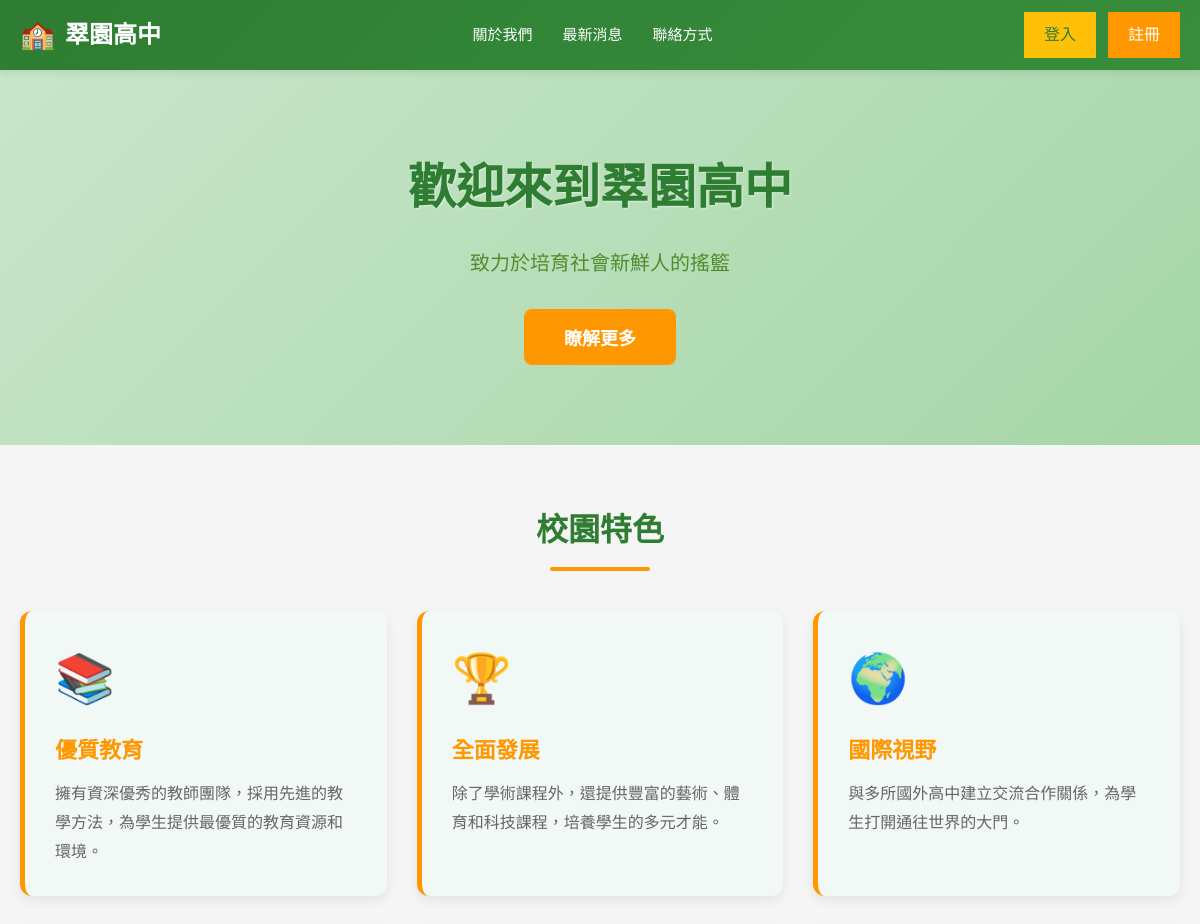
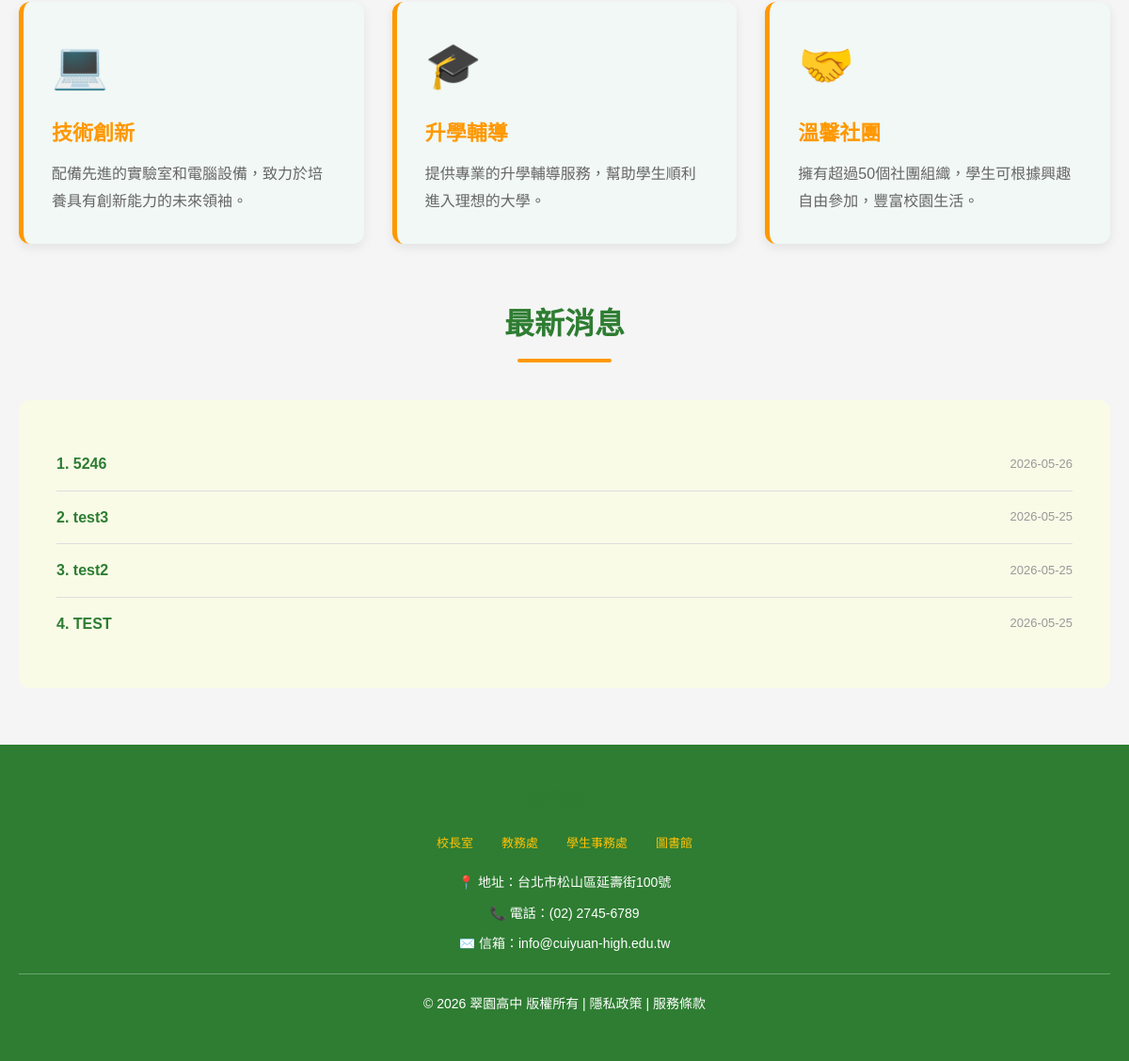
The page /school/index.php on the database its author committed (2 pictures, top to bottom).
### tables this page shows
CREATE TABLE `news` (
  `id` int(10) UNSIGNED NOT NULL,
  `subject` text NOT NULL,
  `content` text NOT NULL,
  `author` text NOT NULL,
  `department` text NOT NULL COMMENT '發布單位',
  `created_at` timestamp NOT NULL DEFAULT current_timestamp()
);

### school/front/main.php (the view, shortened to what this page needs)
<section class="hero-section">
    <div class="hero-content">
        <h1>歡迎來到翠園高中</h1>
        <p>致力於培育社會新鮮人的搖籃</p>
        <button class="hero-button">瞭解更多</button>
    </div>
</section>
<div class="main-content">
    <section id="about">
        <h2 class="section-title">校園特色</h2>
        <div class="cards-container">
            <div class="card">
                <div class="card-icon">📚</div>
                <h3>優質教育</h3>
                <p>擁有資深優秀的教師團隊，採用先進的教學方法，為學生提供最優質的教育資源和環境。</p>
            </div>
            <div class="card">
                <div class="card-icon">🏆</div>
                <h3>全面發展</h3>
                <p>除了學術課程外，還提供豐富的藝術、體育和科技課程，培養學生的多元才能。</p>
            </div>
            <div class="card">
                <div class="card-icon">🌍</div>
                <h3>國際視野</h3>
                <p>與多所國外高中建立交流合作關係，為學生打開通往世界的大門。</p>
            </div>
            <div class="card">
                <div class="card-icon">💻</div>
                <h3>技術創新</h3>
                <p>配備先進的實驗室和電腦設備，致力於培養具有創新能力的未來領袖。</p>
            </div>
            <div class="card">
                <div class="card-icon">🎓</div>
                <h3>升學輔導</h3>
                <p>提供專業的升學輔導服務，幫助學生順利進入理想的大學。</p>
            </div>
            <div class="card">
                <div class="card-icon">🤝</div>
                <h3>溫馨社團</h3>
                <p>擁有超過50個社團組織，學生可根據興趣自由參加，豐富校園生活。</p>
            </div>
        </div>
    </section>
    <section id="news">
        <h2 class="section-title">最新消息</h2>
        <div class="news-section">
            <?php
            $top5news=$pdo->query("select * from `news` order by created_at desc limit 5")->fetchAll();
            foreach($top5news as $idx => $news):
            ?>
            <div class="news-item">
                <span class="news-title">
                    <a href="?inc=news_detail&id=<?=$news['id']; ?>">
                        <?= $idx + 1 ?>. <?= $news['subject'];?>
                    </a>
                </span>
                <span class="news-date"><?= date("Y-m-d",strtotime($news['created_at'])); ?></span>
            </div>
            <?php endforeach;?>
        </div>
    </section>
</div>

### school/css/global.css (style rules this page uses)
* { margin: 0; padding: 0; box-sizing: border-box; }
:root { --primary-color: #2e7d32; --primary-light: #388e3c; --accent-color: #ff9800; --accent-dark: #f57c00; --secondary-color: #ffc107; --text-primary: #333; --text-secondary: #666; --text-light: #999; --bg-light: #f5f5f5; --bg-lightest: #f9fbe7; --border-color: #e0e0e0; --shadow-sm: 0 2px 4px rgba(0, 0, 0, 0.1); --shadow-md: 0 4px 12px rgba(0, 0, 0, 0.08); --shadow-lg: 0 8px 20px rgba(0, 0, 0, 0.15); --transition: all 0.3s ease; }
html, body { font-family: 'Arial', 'Microsoft YaHei', sans-serif; line-height: 1.6; color: var(--text-primary); }
body { background-color: var(--bg-light); }
button, .btn { border: none; border-radius: 6px; font-size: 14px; font-weight: bold; cursor: pointer; transition: var(--transition); text-decoration: none; display: inline-block; }
a { color: var(--primary-color); text-decoration: none; transition: var(--transition); }
h1, h2, h3, h4, h5, h6 { color: var(--primary-color); margin-bottom: 15px; }
h1 { font-size: 32px; }
h2 { font-size: 28px; }
h3 { font-size: 22px; }

### school/css/main-layout.css (style rules this page uses)
.hero-section { background: linear-gradient(135deg, #c8e6c9 0%, #a5d6a7 100%); padding: 80px 20px; text-align: center; color: #2e7d32; }
.hero-content h1 { font-size: 48px; margin-bottom: 20px; font-weight: bold; text-shadow: 1px 1px 2px rgba(255, 255, 255, 0.5); }
.hero-content p { font-size: 20px; margin-bottom: 30px; color: #558b2f; }
.hero-button { display: inline-block; padding: 15px 40px; background-color: #ff9800; color: white; text-decoration: none; border-radius: 8px; font-size: 18px; font-weight: bold; transition: all 0.3s ease; border: none; cursor: pointer; }
.main-content { max-width: 1200px; margin: 60px auto; padding: 0 20px; }
.section-title { font-size: 32px; color: #2e7d32; margin-bottom: 40px; text-align: center; position: relative; padding-bottom: 15px; }
.section-title::after { content: ''; position: absolute; bottom: 0; left: 50%; transform: translateX(-50%); width: 100px; height: 4px; background-color: #ff9800; border-radius: 2px; }
.cards-container { display: grid; grid-template-columns: repeat(auto-fit, minmax(300px, 1fr)); gap: 30px; margin-bottom: 60px; }
.card { background-color: #f1f8f5; padding: 30px; border-radius: 12px; box-shadow: 0 4px 12px rgba(0, 0, 0, 0.08); transition: all 0.3s ease; border-left: 5px solid #ff9800; }
.card-icon { font-size: 48px; margin-bottom: 15px; }
.card h3 { color: #ff9800; font-size: 22px; margin-bottom: 12px; }
.card p { color: #666; line-height: 1.8; }
.news-section { background-color: #f9fbe7; padding: 40px; border-radius: 12px; margin-bottom: 60px; }
.news-item { padding: 15px 0; border-bottom: 1px solid #ddd; display: flex; justify-content: space-between; align-items: center; }
.news-item:last-child { border-bottom: none; }
.news-title { color: #2e7d32; font-weight: bold; flex: 1; }
.news-title a { color: #2e7d32; transition: color 0.3s ease; }
.news-date { color: #999; font-size: 13px; margin-left: 20px; }

### rows shown on the page
news: subject "5246", created_at "2026-05-26"
news: subject "test3", created_at "2026-05-25"
news: subject "test2", created_at "2026-05-25"
news: subject "TEST", created_at "2026-05-25"
